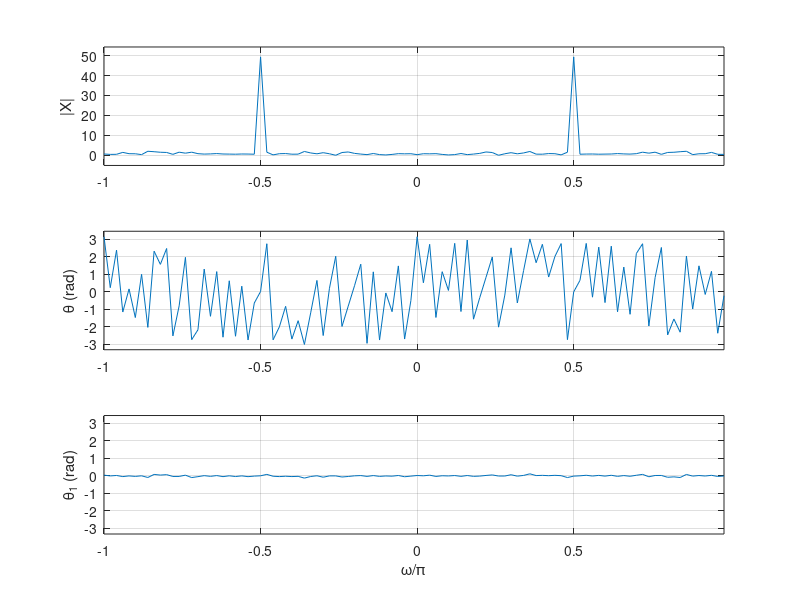

Reproduce this figure in MATLAB.
%%
% Example 11.10
%
% Phase of sinusoid in noise
%%
clear all; clf
n=0:99;
i=input('sine (1), cos (2) ?  ')
if i==1,
x=sin(pi*n/2)+0.1*randn(1,100); % sine plus noise
else
x=cos(pi*n/2)+0.1*randn(1,100);% cosine plus noise     
end
X=fftshift(fft(x)); % fft of signal
X1=abs(X); theta=angle(X); 
theta1=theta.*X1/max(X1);    % masked phase
L=length(X);w=0:2*pi/L:2*pi-2*pi/L;w1=(w-pi)/pi;

figure(1)
subplot(311)
plot(w1,X1);grid;axis([min(w1) max(w1) -5 1.1*max(X1)]);ylabel('|X|')
subplot(312)
plot(w1,theta); grid;axis([min(w1) max(w1) 1.1*min(theta) 1.1*max(theta)]);
ylabel('\theta (rad)');
subplot(313)
plot(w1,theta1);grid;axis([min(w1) max(w1) 1.1*min(theta) 1.1*max(theta)]);
ylabel('\theta_1 (rad)'); xlabel( '\omega/\pi')
